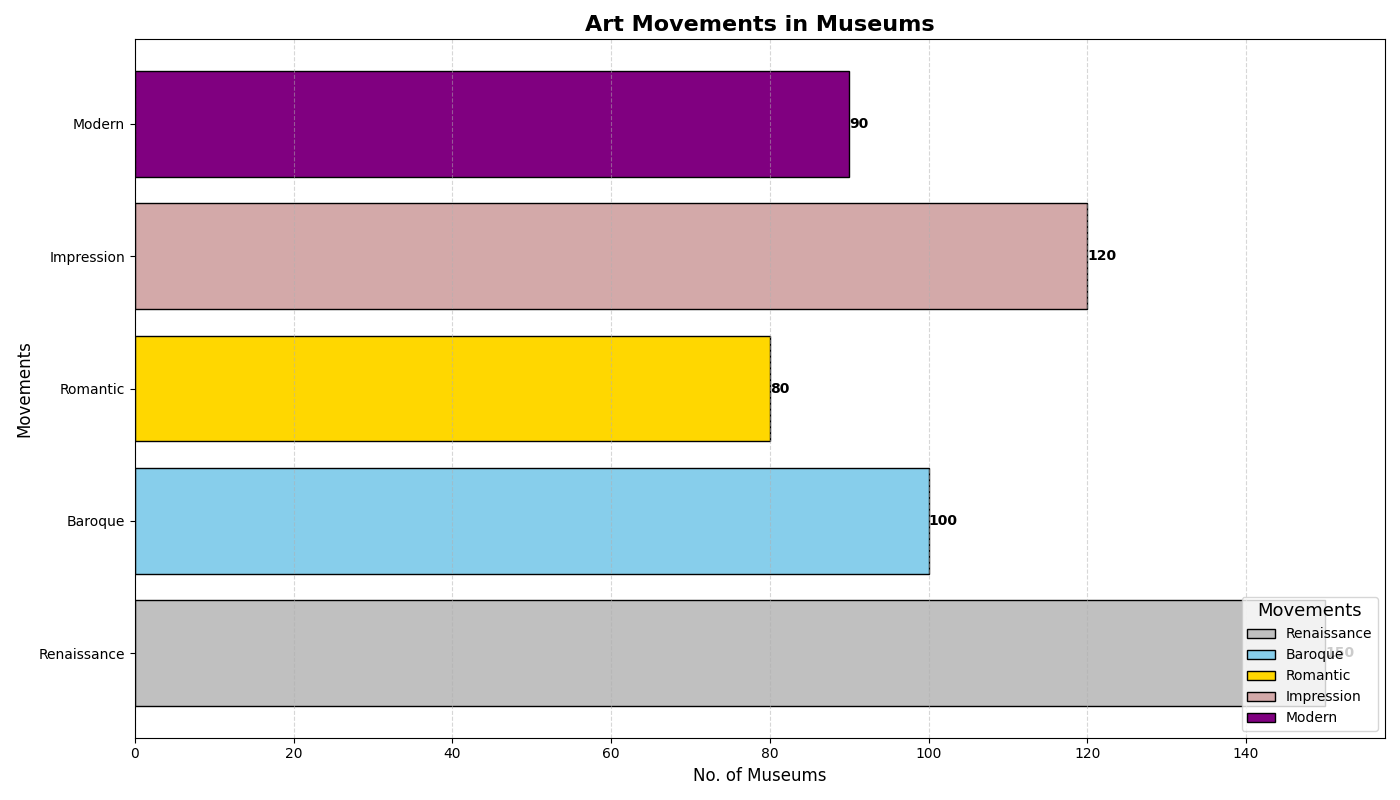

This chart was generated by the following Python code:
import matplotlib.pyplot as plt
import numpy as np

art_movements = ['Renaissance', 'Baroque', 'Romantic', 'Impression', 'Modern']
museum_counts = [150, 100, 80, 120, 90]

fig, ax = plt.subplots(figsize=(14, 8))

colors = ['#C0C0C0', '#87CEEB', '#FFD700', '#D3A9A9', '#800080']

bars = ax.barh(art_movements, museum_counts, color=colors, edgecolor='black')

for bar in bars:
    xval = bar.get_width()
    ax.text(
        xval,
        bar.get_y() + bar.get_height() / 2,
        f'{xval}',
        va='center',
        ha='left',
        fontsize=10,
        fontweight='bold'
    )

ax.set_title(
    'Art Movements in Museums',
    fontsize=16, fontweight='bold'
)
ax.set_xlabel('No. of Museums', fontsize=12)
ax.set_ylabel('Movements', fontsize=12)

plt.yticks(rotation=0)

ax.legend(bars, art_movements, title='Movements', title_fontsize='13', loc='lower right', fontsize='10')

ax.grid(True, linestyle='--', alpha=0.5, axis='x')

plt.tight_layout()

plt.show()
